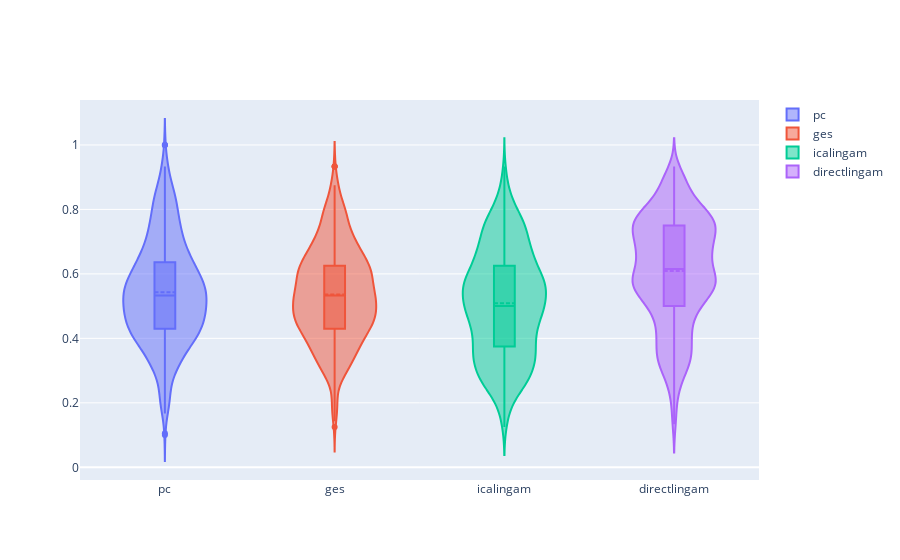

The cell this chart's notebook holds for it:
### Code cell
algos = ['pc', 'ges', 'icalingam', 'directlingam']
fig = go.Figure()
for algo in algos:
        fig.add_trace(go.Violin(x=df['algo_name'][df['algo_name'] == algo],
                            y=df['F1'][df['algo_name'] == algo],
                            name=algo,
                            box_visible=True,
                            meanline_visible=True))
fig.show()

### Figure 1 — Plotly figure (JSON) as saved in the notebook; plotly's stock layout.template omitted (floating-point values rounded to 4 significant figures; data arrays with more than 128 entries replaced by an {"elided": "..."} marker saying what was removed)
{"data": [{"box": {"visible": true}, "meanline": {"visible": true}, "name": "pc", "type": "violin", "x": {"elided": "1079 str values"}, "y": {"elided": "1079 float values"}}, {"box": {"visible": true}, "meanline": {"visible": true}, "name": "ges", "type": "violin", "x": {"elided": "1079 str values"}, "y": {"elided": "1079 float values"}}, {"box": {"visible": true}, "meanline": {"visible": true}, "name": "icalingam", "type": "violin", "x": {"elided": "1079 str values"}, "y": {"elided": "1079 float values"}}, {"box": {"visible": true}, "meanline": {"visible": true}, "name": "directlingam", "type": "violin", "x": {"elided": "1079 str values"}, "y": {"elided": "1079 float values"}}], "layout": {}}
